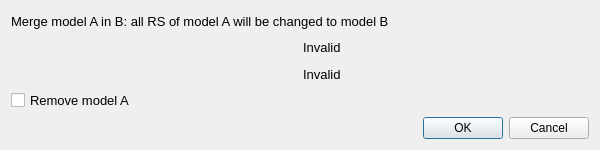
<?xml version="1.0" encoding="UTF-8"?>
<ui version="4.0">
 <class>MergeModelsDialog</class>
 <widget class="QDialog" name="MergeModelsDialog">
  <property name="geometry">
   <rect>
    <x>0</x>
    <y>0</y>
    <width>600</width>
    <height>150</height>
   </rect>
  </property>
  <property name="sizePolicy">
   <sizepolicy hsizetype="Preferred" vsizetype="Preferred">
    <horstretch>0</horstretch>
    <verstretch>0</verstretch>
   </sizepolicy>
  </property>
  <property name="minimumSize">
   <size>
    <width>300</width>
    <height>150</height>
   </size>
  </property>
  <property name="windowTitle">
   <string>Merge Models</string>
  </property>
  <layout class="QGridLayout" name="gridLayout">
   <item row="3" column="0">
    <widget class="QCheckBox" name="removeSourceCheckBox">
     <property name="font">
      <font>
       <pointsize>10</pointsize>
      </font>
     </property>
     <property name="text">
      <string>Remove model A</string>
     </property>
    </widget>
   </item>
   <item row="0" column="0" colspan="2">
    <widget class="QLabel" name="descriptionLabel">
     <property name="sizePolicy">
      <sizepolicy hsizetype="Preferred" vsizetype="Fixed">
       <horstretch>0</horstretch>
       <verstretch>0</verstretch>
      </sizepolicy>
     </property>
     <property name="font">
      <font>
       <pointsize>10</pointsize>
      </font>
     </property>
     <property name="text">
      <string>Merge model A in B: all RS of model A will be changed to model B</string>
     </property>
     <property name="scaledContents">
      <bool>false</bool>
     </property>
     <property name="wordWrap">
      <bool>true</bool>
     </property>
    </widget>
   </item>
   <item row="2" column="1">
    <widget class="QLabel" name="destModelInfo">
     <property name="font">
      <font>
       <pointsize>10</pointsize>
      </font>
     </property>
     <property name="text">
      <string>Invalid</string>
     </property>
     <property name="wordWrap">
      <bool>true</bool>
     </property>
    </widget>
   </item>
   <item row="1" column="1">
    <widget class="QLabel" name="sourceModelInfo">
     <property name="sizePolicy">
      <sizepolicy hsizetype="Preferred" vsizetype="Preferred">
       <horstretch>0</horstretch>
       <verstretch>0</verstretch>
      </sizepolicy>
     </property>
     <property name="font">
      <font>
       <pointsize>10</pointsize>
      </font>
     </property>
     <property name="text">
      <string>Invalid</string>
     </property>
     <property name="wordWrap">
      <bool>true</bool>
     </property>
    </widget>
   </item>
   <item row="4" column="0" colspan="2">
    <widget class="QDialogButtonBox" name="buttonBox">
     <property name="orientation">
      <enum>Qt::Horizontal</enum>
     </property>
     <property name="standardButtons">
      <set>QDialogButtonBox::Cancel|QDialogButtonBox::Ok</set>
     </property>
    </widget>
   </item>
  </layout>
 </widget>
 <resources/>
 <connections>
  <connection>
   <sender>buttonBox</sender>
   <signal>accepted()</signal>
   <receiver>MergeModelsDialog</receiver>
   <slot>accept()</slot>
   <hints>
    <hint type="sourcelabel">
     <x>248</x>
     <y>254</y>
    </hint>
    <hint type="destinationlabel">
     <x>157</x>
     <y>274</y>
    </hint>
   </hints>
  </connection>
  <connection>
   <sender>buttonBox</sender>
   <signal>rejected()</signal>
   <receiver>MergeModelsDialog</receiver>
   <slot>reject()</slot>
   <hints>
    <hint type="sourcelabel">
     <x>316</x>
     <y>260</y>
    </hint>
    <hint type="destinationlabel">
     <x>286</x>
     <y>274</y>
    </hint>
   </hints>
  </connection>
 </connections>
</ui>
